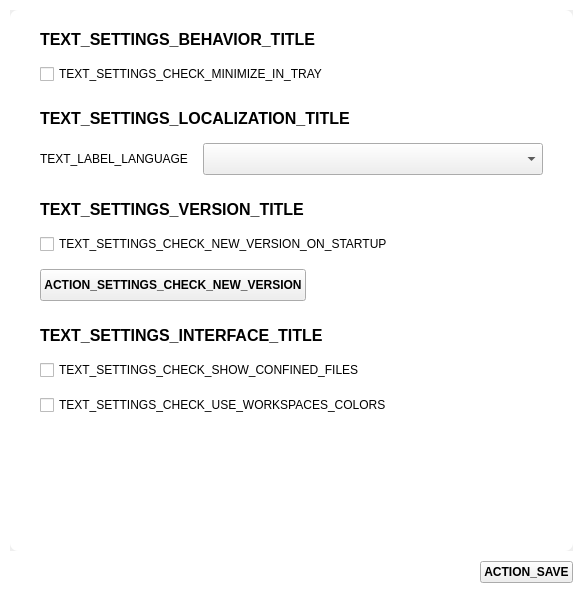
<?xml version="1.0" encoding="UTF-8"?>
<ui version="4.0">
 <class>SettingsWidget</class>
 <widget class="QWidget" name="SettingsWidget">
  <property name="geometry">
   <rect>
    <x>0</x>
    <y>0</y>
    <width>583</width>
    <height>593</height>
   </rect>
  </property>
  <property name="minimumSize">
   <size>
    <width>400</width>
    <height>300</height>
   </size>
  </property>
  <property name="windowTitle">
   <string>Form</string>
  </property>
  <property name="styleSheet">
   <string notr="true">#SettingsWidget
{
background-color: #FFFFFF;
}

#scrollAreaWidgetContents
{
background-color: rgb(255, 255, 255);
border-radius: 8px;
}</string>
  </property>
  <layout class="QVBoxLayout" name="verticalLayout">
   <property name="spacing">
    <number>10</number>
   </property>
   <property name="leftMargin">
    <number>10</number>
   </property>
   <property name="topMargin">
    <number>10</number>
   </property>
   <property name="rightMargin">
    <number>10</number>
   </property>
   <property name="bottomMargin">
    <number>10</number>
   </property>
   <item>
    <widget class="QScrollArea" name="scrollArea">
     <property name="frameShape">
      <enum>QFrame::NoFrame</enum>
     </property>
     <property name="frameShadow">
      <enum>QFrame::Plain</enum>
     </property>
     <property name="lineWidth">
      <number>0</number>
     </property>
     <property name="horizontalScrollBarPolicy">
      <enum>Qt::ScrollBarAlwaysOff</enum>
     </property>
     <property name="widgetResizable">
      <bool>true</bool>
     </property>
     <widget class="QWidget" name="scrollAreaWidgetContents">
      <property name="geometry">
       <rect>
        <x>0</x>
        <y>0</y>
        <width>549</width>
        <height>563</height>
       </rect>
      </property>
      <layout class="QVBoxLayout" name="verticalLayout_2">
       <property name="spacing">
        <number>25</number>
       </property>
       <property name="leftMargin">
        <number>30</number>
       </property>
       <property name="topMargin">
        <number>20</number>
       </property>
       <property name="rightMargin">
        <number>30</number>
       </property>
       <property name="bottomMargin">
        <number>20</number>
       </property>
       <item>
        <widget class="QWidget" name="widget_behavior" native="true">
         <layout class="QVBoxLayout" name="verticalLayout_9">
          <property name="spacing">
           <number>15</number>
          </property>
          <property name="leftMargin">
           <number>0</number>
          </property>
          <property name="topMargin">
           <number>0</number>
          </property>
          <property name="rightMargin">
           <number>0</number>
          </property>
          <property name="bottomMargin">
           <number>0</number>
          </property>
          <item>
           <layout class="QHBoxLayout" name="horizontalLayout_3">
            <item>
             <widget class="QLabel" name="label_4">
              <property name="font">
               <font>
                <pointsize>12</pointsize>
                <weight>75</weight>
                <bold>true</bold>
               </font>
              </property>
              <property name="text">
               <string>TEXT_SETTINGS_BEHAVIOR_TITLE</string>
              </property>
             </widget>
            </item>
           </layout>
          </item>
          <item>
           <layout class="QVBoxLayout" name="verticalLayout_4">
            <property name="leftMargin">
             <number>0</number>
            </property>
            <item>
             <widget class="QCheckBox" name="check_box_tray">
              <property name="text">
               <string>TEXT_SETTINGS_CHECK_MINIMIZE_IN_TRAY</string>
              </property>
             </widget>
            </item>
           </layout>
          </item>
         </layout>
        </widget>
       </item>
       <item>
        <widget class="QWidget" name="widget_locale" native="true">
         <layout class="QVBoxLayout" name="verticalLayout_13">
          <property name="spacing">
           <number>15</number>
          </property>
          <property name="leftMargin">
           <number>0</number>
          </property>
          <property name="topMargin">
           <number>0</number>
          </property>
          <property name="rightMargin">
           <number>0</number>
          </property>
          <property name="bottomMargin">
           <number>0</number>
          </property>
          <item>
           <layout class="QHBoxLayout" name="horizontalLayout_8">
            <item>
             <widget class="QLabel" name="label_8">
              <property name="font">
               <font>
                <pointsize>12</pointsize>
                <weight>75</weight>
                <bold>true</bold>
               </font>
              </property>
              <property name="text">
               <string>TEXT_SETTINGS_LOCALIZATION_TITLE</string>
              </property>
             </widget>
            </item>
           </layout>
          </item>
          <item>
           <layout class="QVBoxLayout" name="verticalLayout_11">
            <property name="leftMargin">
             <number>0</number>
            </property>
            <item>
             <layout class="QHBoxLayout" name="horizontalLayout_9">
              <item>
               <widget class="QLabel" name="label_10">
                <property name="text">
                 <string>TEXT_LABEL_LANGUAGE</string>
                </property>
               </widget>
              </item>
              <item>
               <widget class="ComboBox" name="combo_languages">
                <property name="sizePolicy">
                 <sizepolicy hsizetype="Expanding" vsizetype="Fixed">
                  <horstretch>0</horstretch>
                  <verstretch>0</verstretch>
                 </sizepolicy>
                </property>
                <property name="minimumSize">
                 <size>
                  <width>0</width>
                  <height>32</height>
                 </size>
                </property>
               </widget>
              </item>
             </layout>
            </item>
           </layout>
          </item>
         </layout>
        </widget>
       </item>
       <item>
        <widget class="QWidget" name="widget_version" native="true">
         <layout class="QVBoxLayout" name="verticalLayout_3">
          <property name="spacing">
           <number>15</number>
          </property>
          <property name="leftMargin">
           <number>0</number>
          </property>
          <property name="topMargin">
           <number>0</number>
          </property>
          <property name="rightMargin">
           <number>0</number>
          </property>
          <property name="bottomMargin">
           <number>0</number>
          </property>
          <item>
           <layout class="QHBoxLayout" name="horizontalLayout">
            <item>
             <widget class="QLabel" name="label_2">
              <property name="font">
               <font>
                <pointsize>12</pointsize>
                <weight>75</weight>
                <bold>true</bold>
               </font>
              </property>
              <property name="text">
               <string>TEXT_SETTINGS_VERSION_TITLE</string>
              </property>
             </widget>
            </item>
           </layout>
          </item>
          <item>
           <layout class="QVBoxLayout" name="verticalLayout_5">
            <property name="leftMargin">
             <number>0</number>
            </property>
            <item>
             <layout class="QHBoxLayout" name="horizontalLayout_2">
              <item>
               <widget class="QCheckBox" name="check_box_check_at_startup">
                <property name="text">
                 <string>TEXT_SETTINGS_CHECK_NEW_VERSION_ON_STARTUP</string>
                </property>
               </widget>
              </item>
             </layout>
            </item>
            <item>
             <layout class="QHBoxLayout" name="horizontalLayout_4">
              <item>
               <widget class="QPushButton" name="button_check_version">
                <property name="minimumSize">
                 <size>
                  <width>0</width>
                  <height>32</height>
                 </size>
                </property>
                <property name="font">
                 <font>
                  <weight>75</weight>
                  <bold>true</bold>
                 </font>
                </property>
                <property name="cursor">
                 <cursorShape>PointingHandCursor</cursorShape>
                </property>
                <property name="styleSheet">
                 <string notr="true"/>
                </property>
                <property name="text">
                 <string>ACTION_SETTINGS_CHECK_NEW_VERSION</string>
                </property>
               </widget>
              </item>
              <item>
               <spacer name="horizontalSpacer_2">
                <property name="orientation">
                 <enum>Qt::Horizontal</enum>
                </property>
                <property name="sizeHint" stdset="0">
                 <size>
                  <width>40</width>
                  <height>20</height>
                 </size>
                </property>
               </spacer>
              </item>
             </layout>
            </item>
           </layout>
          </item>
         </layout>
        </widget>
       </item>
       <item>
        <widget class="QWidget" name="widget_interface" native="true">
         <layout class="QVBoxLayout" name="verticalLayout_7">
          <property name="spacing">
           <number>15</number>
          </property>
          <property name="leftMargin">
           <number>0</number>
          </property>
          <property name="topMargin">
           <number>0</number>
          </property>
          <property name="rightMargin">
           <number>0</number>
          </property>
          <property name="bottomMargin">
           <number>0</number>
          </property>
          <item>
           <layout class="QHBoxLayout" name="horizontalLayout_13">
            <item>
             <widget class="QLabel" name="label_11">
              <property name="font">
               <font>
                <pointsize>12</pointsize>
                <weight>75</weight>
                <bold>true</bold>
               </font>
              </property>
              <property name="text">
               <string>TEXT_SETTINGS_INTERFACE_TITLE</string>
              </property>
             </widget>
            </item>
           </layout>
          </item>











          <item>
           <layout class="QHBoxLayout" name="horizontalLayout_12">
            <item>
             <widget class="QCheckBox" name="check_box_show_confined">
              <property name="text">
               <string>TEXT_SETTINGS_CHECK_SHOW_CONFINED_FILES</string>
              </property>
             </widget>
            </item>
           </layout>
          </item>
          <item>
           <layout class="QHBoxLayout" name="horizontalLayout_11">
            <property name="leftMargin">
             <number>0</number>
            </property>
            <item>
             <widget class="QCheckBox" name="check_box_workspace_color">
              <property name="text">
               <string>TEXT_SETTINGS_CHECK_USE_WORKSPACES_COLORS</string>
              </property>
             </widget>
            </item>
           </layout>
          </item>
         </layout>
        </widget>
       </item>
       <item>
        <spacer name="verticalSpacer">
         <property name="orientation">
          <enum>Qt::Vertical</enum>
         </property>
         <property name="sizeType">
          <enum>QSizePolicy::Expanding</enum>
         </property>
         <property name="sizeHint" stdset="0">
          <size>
           <width>20</width>
           <height>40</height>
          </size>
         </property>
        </spacer>
       </item>
      </layout>
     </widget>
    </widget>
   </item>
   <item>
    <spacer name="verticalSpacer_2">
     <property name="orientation">
      <enum>Qt::Vertical</enum>
     </property>
     <property name="sizeType">
      <enum>QSizePolicy::Preferred</enum>
     </property>
     <property name="sizeHint" stdset="0">
      <size>
       <width>0</width>
       <height>0</height>
      </size>
     </property>
    </spacer>
   </item>
   <item>
    <layout class="QHBoxLayout" name="horizontalLayout_5">
     <item>
      <spacer name="horizontalSpacer">
       <property name="orientation">
        <enum>Qt::Horizontal</enum>
       </property>
       <property name="sizeHint" stdset="0">
        <size>
         <width>40</width>
         <height>20</height>
        </size>
       </property>
      </spacer>
     </item>
     <item>
      <widget class="QPushButton" name="button_save">
       <property name="minimumSize">
        <size>
         <width>0</width>
         <height>0</height>
        </size>
       </property>
       <property name="maximumSize">
        <size>
         <width>16777215</width>
         <height>16777215</height>
        </size>
       </property>
       <property name="font">
        <font>
         <weight>75</weight>
         <bold>true</bold>
        </font>
       </property>
       <property name="cursor">
        <cursorShape>PointingHandCursor</cursorShape>
       </property>
       <property name="layoutDirection">
        <enum>Qt::LeftToRight</enum>
       </property>
       <property name="styleSheet">
        <string notr="true"/>
       </property>
       <property name="text">
        <string>ACTION_SAVE</string>
       </property>
       <property name="iconSize">
        <size>
         <width>16</width>
         <height>16</height>
        </size>
       </property>
      </widget>
     </item>
    </layout>
   </item>
  </layout>
 </widget>
 <customwidgets>
  <customwidget>
   <class>ComboBox</class>
   <extends>QComboBox</extends>
   <header>parsec.core.gui.custom_widgets</header>
  </customwidget>
 </customwidgets>
 <resources/>
 <connections/>
</ui>
